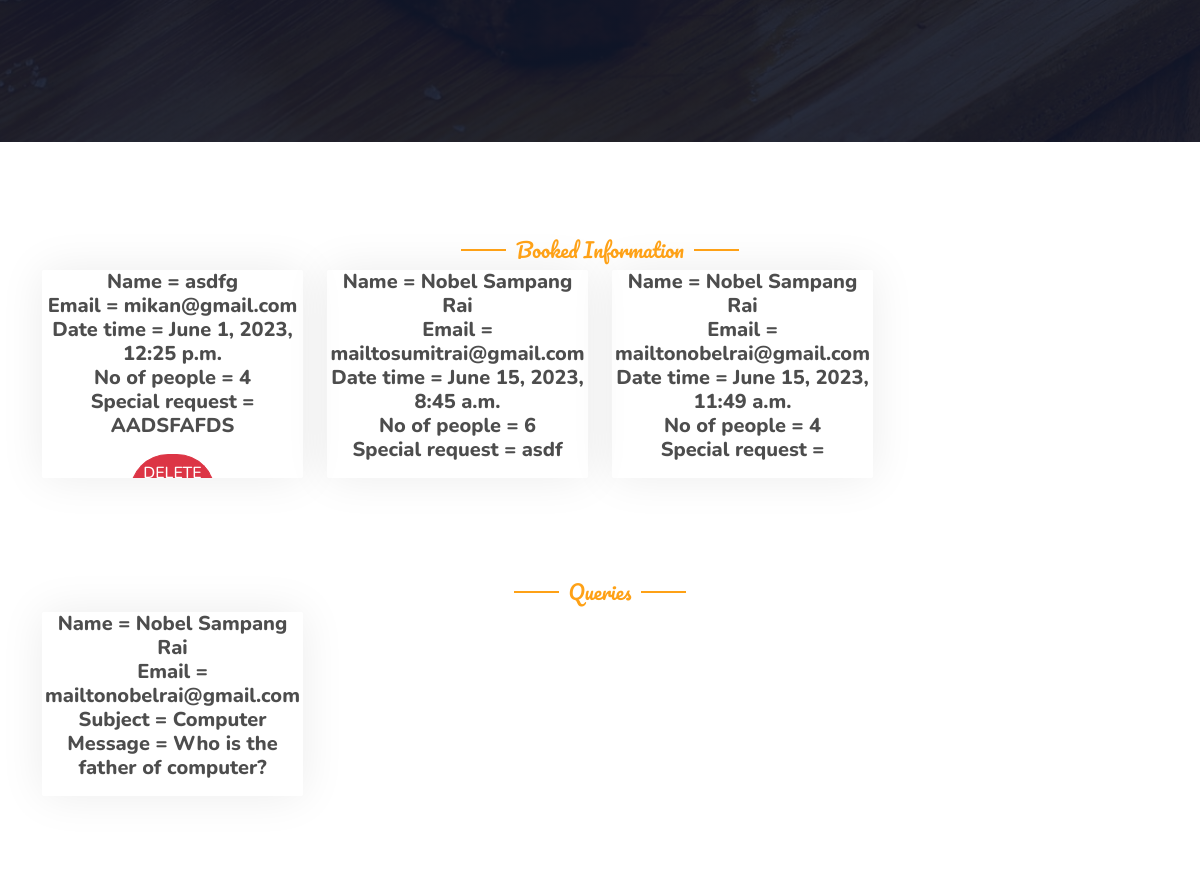
The page /staff-page/ (signed in, middle part) on the database as committed earlier.
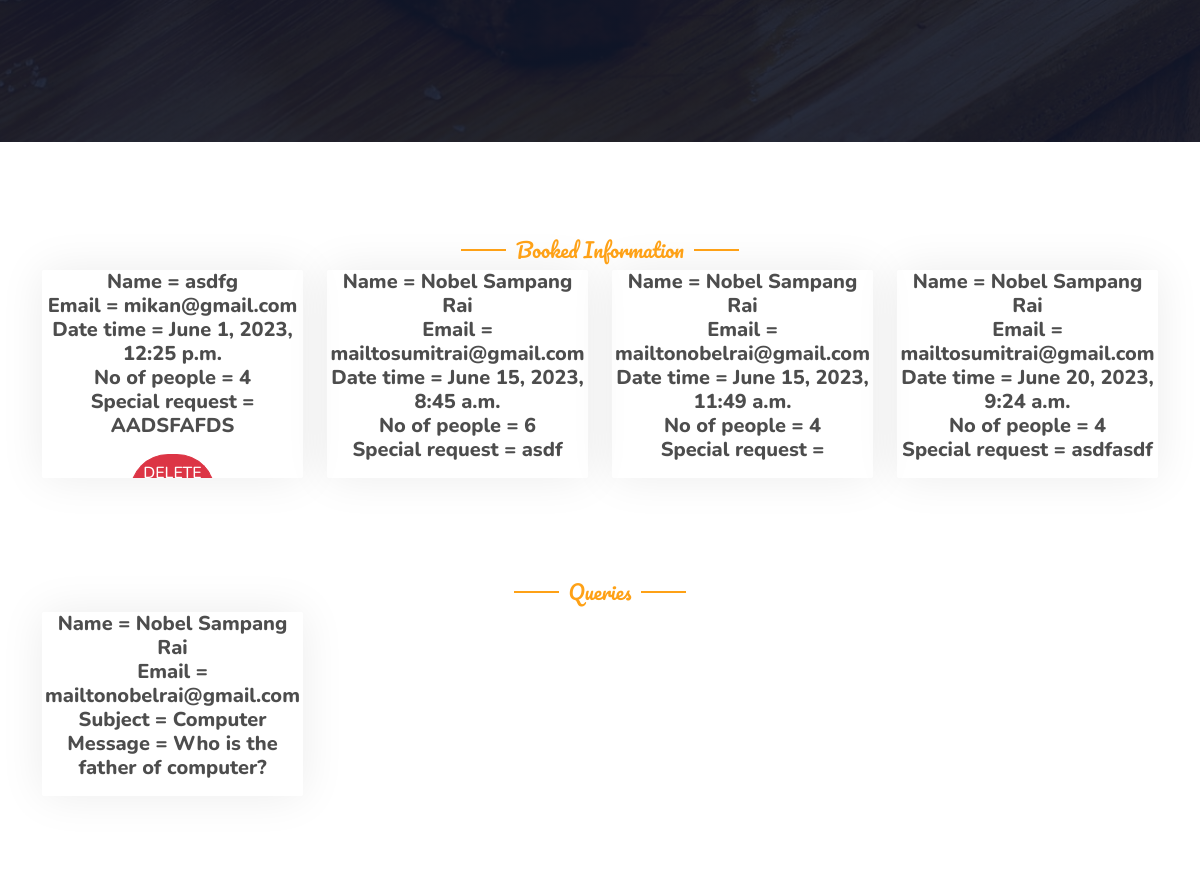
The same page on the database as committed later.
### home/models.py (models this page shows, shortened)
class Booking(models.Model):
    user = models.OneToOneField(User, null=True, blank=True, on_delete=models.CASCADE)
    name = models.CharField(max_length=50, null=True)
    email = models.EmailField(max_length=50, null=True)
    datetime = models.DateTimeField(auto_now_add=True,null=True)
    no_of_people = models.IntegerField(null=True)
    special_request = models.TextField(max_length=200, null=True)
    pre_order = models.ManyToManyField(Items, blank=True)

class Contact(models.Model):
    user = models.OneToOneField(User, null=True, blank=True, on_delete=models.CASCADE)
    name = models.CharField(max_length=50)
    email = models.EmailField(max_length=50)
    subject = models.CharField(max_length=100)
    message = models.TextField(max_length=300)

### home/views.py (the view)
# urls.py: path("staff-page/", staff_page, name="staff_page"),
@login_required(login_url='login')
@staff_member_required
def staff_page(request):
    context = {"booking_infos": Booking.objects.all(),
               "contacts": Contact.objects.all()
               }
    return render(request, "staff-page.html", context)

### template/staff-page.html (shortened to what this page needs)
{% extends 'base.html' %}
{% block myblock %}
            <div class="container-xxl pt-5 pb-3">
            <div class="container">
                <div class="text-center wow fadeInUp" data-wow-delay="0.1s">
                    <h5 class="section-title ff-secondary text-center text-primary fw-normal">Booked Information</h5>
                </div>
                <div class="row g-4">
                            {% for booking_info in booking_infos %}
                    <div class="col-lg-3 col-md-6 wow fadeInUp" data-wow-delay="0.1s">
                        <div class="team-item text-center rounded overflow-hidden">
                            <h5 class="mb-0">Name = {{ booking_info.name }}</h5>
                            <h5 class="mb-0">Email = {{ booking_info.email }}</h5>
                            <h5 class="mb-0">Date time = {{ booking_info.datetime }}</h5>
                            <h5 class="mb-0">No of people = {{ booking_info.no_of_people }}</h5>
                            <h5 class="mb-0">Special request = {{ booking_info.special_request }}</h5>
                            <div class="d-flex justify-content-center mt-3">
                                    <div class="col-12">
                                        <a href="{% url 'delete' booking_info.id %}" class="btn btn-danger">Delete</a>
                                    </div>
                            </div>
                        </div>
                    </div>
                     {% endfor %}
                </div>
            </div>
        </div>
            <div class="container-xxl pt-5 pb-3">
            <div class="container">
                <div class="text-center wow fadeInUp" data-wow-delay="0.1s">
                    <h5 class="section-title ff-secondary text-center text-primary fw-normal">Queries</h5>
                </div>
                <div class="row g-4">
                            {% for contact in contacts %}
                    <div class="col-lg-3 col-md-6 wow fadeInUp" data-wow-delay="0.1s">
                        <div class="team-item text-center rounded overflow-hidden">
                            <h5 class="mb-0">Name = {{ contact.name }}</h5>
                            <h5 class="mb-0">Email = {{ contact.email }}</h5>
                            <h5 class="mb-0">Subject = {{ contact.subject }}</h5>
                            <h5 class="mb-0">Message = {{ contact.message }}</h5>
                        </div>
                    </div>
                     {% endfor %}
                </div>
            </div>
        </div>
{% endblock %}

Rows that differ between the two databases and show on the page:
added Booking: name "Nobel Sampang Rai", email "mailtosumitrai@gmail.com", datetime "June 20, 2023, 9:24 a.m.", no_of_people "4", special_request "asdfasdf"
